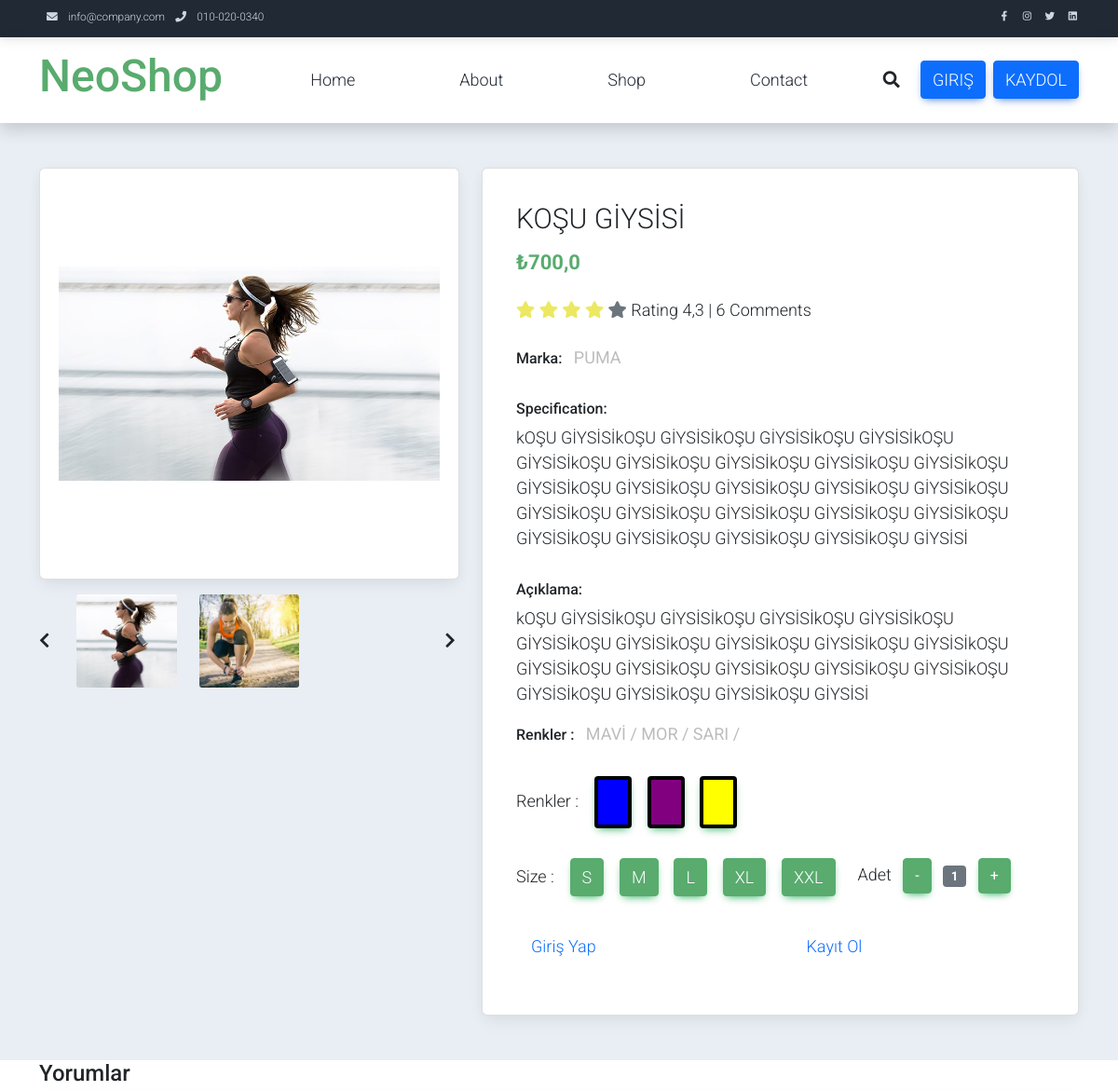
Before: /ShopDetail/kosu-giysisi/ (upper part) with the older database file.
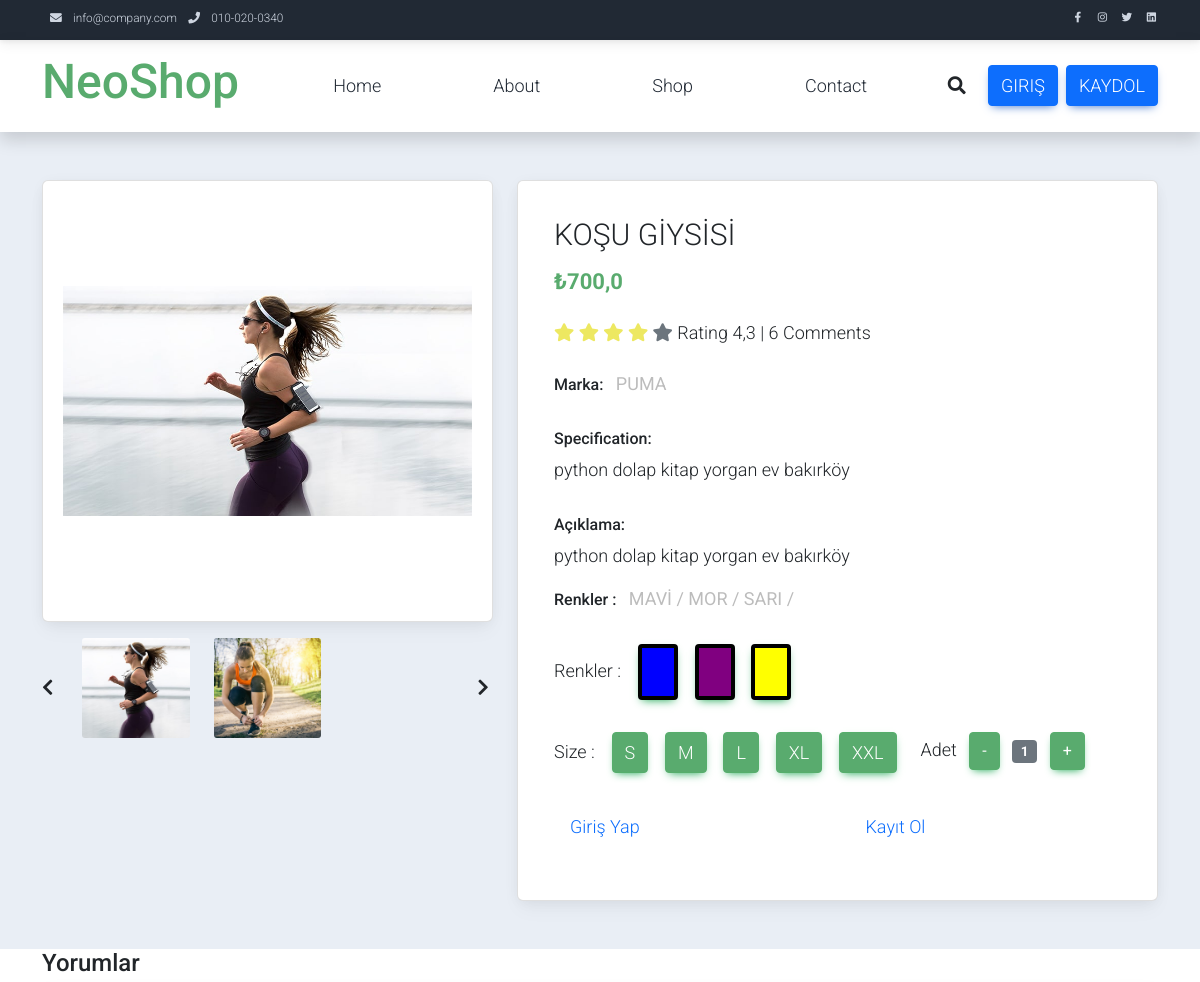
After: the same page with the newer database file.
### appMy/models.py (models this page shows, shortened)
class ProductStok(models.Model):
    product = models.ForeignKey(Product, verbose_name=("Ürün"), on_delete=models.CASCADE)
    images = models.ManyToManyField(ProductImg, verbose_name=("Ürün Fotoğrafları"))
    sizenumber = models.ManyToManyField(SizeNumber, verbose_name=("Ayyakkabı beden ve stok"),blank=True)
    sizeletter = models.ManyToManyField(SizeLetter, verbose_name=("Kıyafet beden ve stok"), blank=True)

class Product(models.Model):
    user = models.ForeignKey(User, verbose_name=("Kullanıcı"), on_delete=models.CASCADE)
    category = models.ForeignKey(Category, verbose_name=("Kategori"), on_delete=models.CASCADE)
    image = models.ImageField(("Resim"), upload_to="product", null=True, blank=True)
    title = models.CharField(("Başlık"), max_length=50)
    brand = models.CharField(("Marka"), max_length=50)
    price = models.FloatField(("Ortalama Fiyat"), null=True)
    text = models.TextField(("Açıklama"), max_length=1000)
    detail = models.TextField(("Özellikler"), max_length=800)
    stars = models.FloatField(("Puan"), default=0)
    slug = models.SlugField(("Slug Title"), blank=True, null=True)
    colors = models.ManyToManyField(Color, verbose_name=("Renkler"))

class ProductImg(models.Model):
    product = models.ForeignKey(Product, verbose_name=("Ürün"), on_delete=models.CASCADE)
    image = models.ImageField(("Resim"), upload_to="product")

class SizeLetter(models.Model):
    user = models.ForeignKey(User, verbose_name=("Kullanıcı"), on_delete=models.CASCADE, null=True)
    product = models.ForeignKey(Product, verbose_name=("Ürün"), on_delete=models.CASCADE)
    color = models.ForeignKey(Color, verbose_name=("Renk"), on_delete=models.CASCADE)
    gander = models.ForeignKey(Gander, verbose_name=("Cinsiyet"), on_delete=models.CASCADE, null=True)
    price = models.FloatField(("Fiyat"),default=0)
    stok = models.IntegerField(("Stok"), default=0)
    size = models.ForeignKey(Size2, verbose_name=("Beden"), on_delete=models.CASCADE,null=True)

### appMy/views.py (the view, shortened to what this page needs)
# urls.py: path('ShopDetail/<slug>/',ShopDetail, name="ShopDetail"),
def ShopDetail(request,slug):
    product = get_object_or_404(ProductStok, product__slug = slug)
    prdct = Product.objects.get(slug=slug)
    comments = Comment.objects.filter(product=prdct).order_by("-star")
    puan=0
    listprice = []
    listcolor = []
    listsize = []
    sizeprice = product.sizeletter.all()
    for i in range(len(sizeprice)):
        listprice.append(sizeprice[i].price)
        listcolor.append(sizeprice[i].color.styletitle)
        listsize.append(sizeprice[i].size.slug)
    context = {
        "shopbasket": basketCount(request),
        "product":product,
        "listprice": listprice,
        "listcolor": listcolor,
        "listsize": listsize,
        "comments": comments,
    }
    return render(request,'shop-single.html',context)

### appMy/models.py (called while the page is built)
    def __str__(self):
        return self.title

### appMy/views.py (called while the page is built)
def basketCount(request):
    if request.user.is_authenticated:
        return Shopbasket.objects.filter(user=request.user)
    else:
        return None

### appMy/templates/shop-single.html (shortened to what the changed rows need)
{% extends 'base.html' %}
{% load static %}
{% block css %}
    <link rel="stylesheet" type="text/css" href="{% static 'css/slick.min.css' %}">
    <link rel="stylesheet" type="text/css" href="{% static 'css/slick-theme.css' %}">
{% endblock css %}
{% block body %}
    <section class="bg-light">
        <div class="container pb-5">
            <div class="row">
                <div class="col-lg-5 mt-5">
                    <div class="card mb-3">
                        <img class="card-img img-fluid" src="{{ product.images.first.image.url }}" alt="Card image cap" id="product-detail" style="height: 400px; object-fit: contain;">
                    </div>
                </div>
                <div class="col-lg-7 mt-5">
                    <div class="card">
                        <div class="card-body">
                            <h1 class="h2">{{ product.product.title }}</h1>
                            <p class="h3 py-2 text-success fw-bold" id="productprice">₺{{ product.sizeletter.first.price }}</p>
                            <p class="py-2">
                                <i class="fa fa-star text-warning"></i>
                                <i class="fa fa-star text-warning"></i>
                                <i class="fa fa-star text-warning"></i>
                                <i class="fa fa-star text-warning"></i>
                                <i class="fa fa-star text-secondary"></i>
                                <span class="list-inline-item text-dark">Rating {{ product.product.stars }} | {{ comments|length }} Comments</span>
                            </p>
                            <ul class="list-inline">
                                <li class="list-inline-item">
                                </li>
                                <li class="list-inline-item">
                                    <p class="text-muted"><strong>{{ product.product.brand }}</strong></p>
                                </li>
                            </ul>
                            <h6>Specification:</h6>
                            <ul class="list-unstyled pb-3">
                                <li>{{ product.product.detail }}</li>
                            </ul>
                            <h6>Açıklama:</h6>
                            <p>{{ product.product.text }}</p>
                            <ul class="list-inline">
                                <li class="list-inline-item">
                                </li>
                                <li class="list-inline-item">
                                </li>
                            </ul>
                            <form name="formdetay" method="POST" id="formdetay">
                                <div class="row">
                                </div>
                                {% if request.user.is_authenticated %}
                                <div class="row pb-3">
                                    <div class="col d-grid">
                                        <button type="submit" class="btn btn-success btn-lg" name="submit" value="buy">Buy</button>
                                    </div>
                                    <div class="col d-grid">
                                        <button type="submit" class="btn btn-success btn-lg" name="submit" value="addtocard">Add To Cart</button>
                                    </div>
                                </div>
                                {% else %}
                                <div class="row pb-3">
                                </div>
                                {% endif %}
                            </form>
                        </div>
                    </div>
                </div>
            </div>
        </div>
    </section>
    {% endblock body %}

Changed rows visible on the page:
changed through a linked row, ProductStok "KOŞU GİYSİSİ": product.detail "kOŞU GİYSİSİkOŞU GİYSİSİkOŞU GİYSİSİkOŞU GİYSİSİkOŞU GİYSİSİkOŞU GİYSİSİkOŞU GİYSİSİkOŞU GİYSİSİkOŞU GİYSİSİkOŞU GİYSİSİkOŞU GİYSİSİkOŞU GİYSİSİkOŞU GİYSİSİkOŞU GİYSİSİkOŞU GİYSİSİkOŞU GİYSİSİkOŞU GİYSİSİkOŞU GİYSİSİkOŞU GİYSİSİkOŞU GİYSİSİkOŞU GİYSİSİkOŞU GİYSİSİkOŞU GİYSİSİkOŞU GİYSİSİ" → "python dolap kitap yorgan ev bakırköy"; product.text "kOŞU GİYSİSİkOŞU GİYSİSİkOŞU GİYSİSİkOŞU GİYSİSİkOŞU GİYSİSİkOŞU GİYSİSİkOŞU GİYSİSİkOŞU GİYSİSİkOŞU GİYSİSİkOŞU GİYSİSİkOŞU GİYSİSİkOŞU GİYSİSİkOŞU GİYSİSİkOŞU GİYSİSİkOŞU GİYSİSİkOŞU GİYSİSİkOŞU GİYSİSİkOŞU GİYSİSİ" → "python dolap kitap yorgan ev bakırköy"
